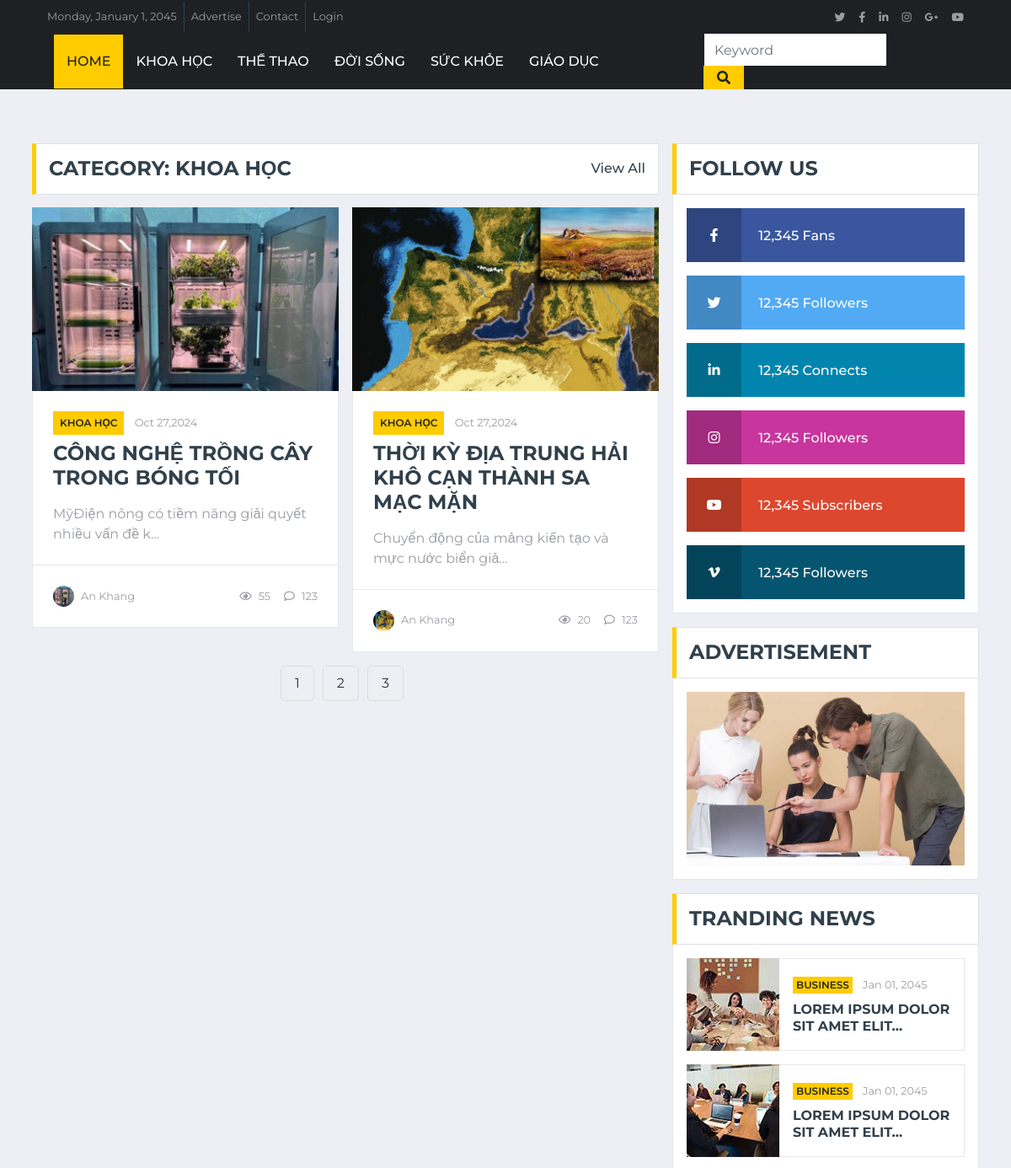
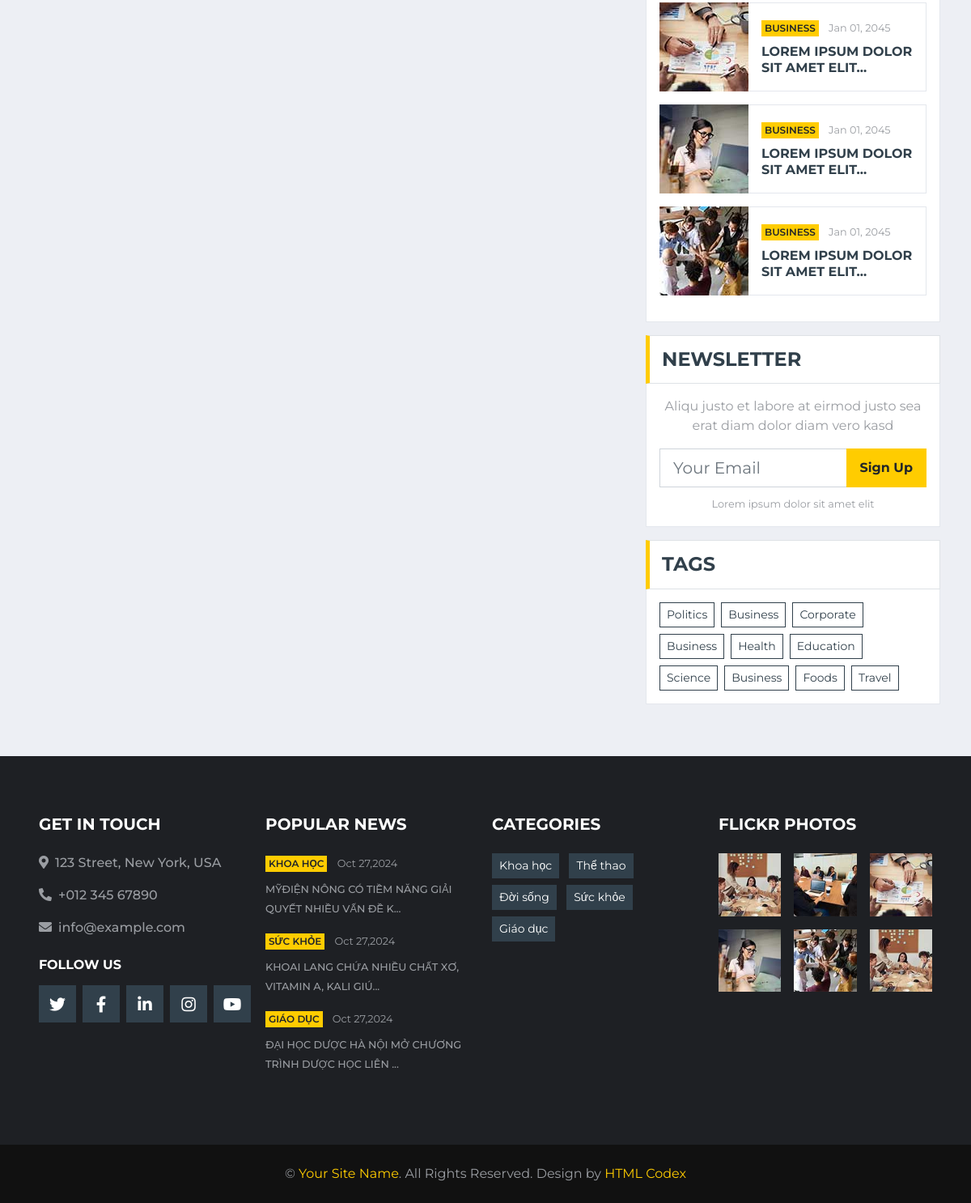
/archive.php?cate-id=1&page=2, run on the app's committed database (2 pictures, top to bottom).
### tables this page shows
CREATE TABLE `categories` (
  `id` int(11) NOT NULL,
  `name` varchar(225) NOT NULL,
  `slug` varchar(225) NOT NULL,
  `parent` int(11) NOT NULL DEFAULT 0
);

CREATE TABLE `items` (
  `id` int(11) NOT NULL,
  `title` varchar(225) NOT NULL,
  `excerpt` varchar(225) NOT NULL,
  `content` text NOT NULL,
  `image` varchar(225) NOT NULL,
  `category` int(11) NOT NULL,
  `featured` int(11) NOT NULL DEFAULT 0,
  `views` int(11) NOT NULL,
  `created_at` timestamp NOT NULL DEFAULT current_timestamp(),
  `updated_at` timestamp NOT NULL DEFAULT current_timestamp(),
  `author` int(11) NOT NULL
);

CREATE TABLE `users` (
  `id` int(11) NOT NULL,
  `name` varchar(225) NOT NULL
);

### models/db.php (called while the page is built)
<?php
class Db
{
    public static $connection;
    public function __construct()
    {
        if (!self::$connection) {
            self::$connection = new mysqli(DB_HOST, DB_USER, DB_PASSWORD, DB_NAME, PORT);
            self::$connection->set_charset(DB_CHARSET);
        }
        return self::$connection;
    }
}

### models/category.php (called while the page is built, shortened)
<?php
 class Category extends Db {
    public function getAllCate(){
        $sql = self::$connection->prepare("SELECT * FROM `categories`");
        $sql -> execute();
        $item = $sql->get_result()->fetch_all(MYSQLI_ASSOC);
        return $item;
    }
    public function getCateNameByID($cate_id){
        $sql = self::$connection->prepare("SELECT * FROM `categories` WHERE `id`=?");
        $sql->bind_param("i",$cate_id);
        $sql -> execute();
        $item = $sql->get_result()->fetch_all(MYSQLI_ASSOC);
        return $item;
    }
 }

### models/user.php (called while the page is built, shortened)
<?php
class User extends Db
{
    public function getUserNameByID($user_id)
    {
        $sql = self::$connection->prepare("SELECT * FROM `users` WHERE `id`=?");
        $sql->bind_param("i", $user_id);
        $sql->execute();
        $item = $sql->get_result()->fetch_all(MYSQLI_ASSOC);
        return $item;
    }
}

### archive.php (the view)
<?php
include "header.php";
if (isset($_GET['cate-id'])):
    $cate_id = $_GET['cate-id'];
    $count = 2;
    $page = isset($_GET['page']) ? $_GET['page'] : 1;
    $total = count($Item->getAllItemsByCate($cate_id));
    $url = $_SERVER['PHP_SELF'] . "?cate-id=" . $cate_id;
?>
    <div class="container-fluid mt-5 pt-3">
        <div class="container">
            <div class="row">
                <div class="col-lg-8">
                    <div class="row">
                        <div class="col-12">
                            <div class="section-title">
                                <h4 class="m-0 text-uppercase font-weight-bold">Category: <?php echo $Categogy->getCateNameById($cate_id)[0]['name']; ?></h4>
                                <a class="text-secondary font-weight-medium text-decoration-none" href="">View All</a>
                            </div>
                        </div>
                        <?php
                        $getItemsByCate = $Item->getItemsByCate($cate_id, $page, $count);
                        foreach ($getItemsByCate as $value):
                            $cateName = $Categogy->getCateNameByID($value['category'])[0]['name'];
                            $userName = $User->getUserNameByID($value['author'])[0]['name'];
                            $createdAt = $value['created_at'];
                            $formattedDate = date('M d,Y', strtotime($createdAt));
                        ?>
                            <div class="col-lg-6">
                                <div class="position-relative mb-3">
                                    <img class="img-fluid w-100" src="img/<?php echo $value['image'] ?>" style="object-fit: cover;">
                                    <div class="bg-white border border-top-0 p-4">
                                        <div class="mb-2">
                                            <a class="badge badge-primary text-uppercase font-weight-semi-bold p-2 mr-2"
                                                href=""><?php echo $cateName ?></a>
                                            <a class="text-body" href=""><small><?php echo $formattedDate ?></small></a>
                                        </div>
                                        <a class="h4 d-block mb-3 text-secondary text-uppercase font-weight-bold" href=""><?php echo $value['title'] ?></a>
                                        <p class="m-0"><?php echo $value['excerpt'] ?></p>
                                    </div>
                                    <div class="d-flex justify-content-between bg-white border border-top-0 p-4">
                                        <div class="d-flex align-items-center">
                                            <img class="rounded-circle mr-2" src="img/<?php echo $value['image'] ?>" width="25" height="25" alt="">
                                            <small><?php echo $userName ?></small>
                                        </div>
                                        <div class="d-flex align-items-center">
                                            <small class="ml-3"><i class="far fa-eye mr-2"></i><?php echo $value['views'] ?></small>
                                            <small class="ml-3"><i class="far fa-comment mr-2"></i>123</small>
                                        </div>
                                    </div>
                                </div>
                            </div>
                        <?php endforeach; ?>
                        <div class="pagination col-12 d-flex justify-content-center">
                            <?php echo $Item->paginate($url, $total, $count) ?>
                        </div>
                    </div>
                </div>
                <div class="col-lg-4">
                    <?php include "social-sidebar.php"  ?>
                </div>
            </div>
        </div>
    </div>
<?php
endif;
include "footer.php" ?>

### header.php (shortened to what this page needs)
<?php
require "models/db.php";
require "models/category.php";
require "models/item.php";
require "models/user.php";
$Categogy = new Category;
$getAllCate = $Categogy->getAllCate();
$Item = new Item;
$getAllItem = $Item->getAllItem();
$User = new User;
?>
<!DOCTYPE html>
<html lang="en">
<head>
    <link href="https://cdnjs.cloudflare.com/ajax/libs/font-awesome/5.15.0/css/all.min.css" rel="stylesheet">
    <link href="lib/owlcarousel/assets/owl.carousel.min.css" rel="stylesheet">
    <link href="css/style.css" rel="stylesheet">
</head>
<body>
    <div class="container-fluid d-none d-lg-block">
        <div class="row align-items-center bg-dark px-lg-5">
            <div class="col-lg-9">
                <nav class="navbar navbar-expand-sm bg-dark p-0">
                    <ul class="navbar-nav ml-n2">
                        <li class="nav-item border-right border-secondary">
                            <a class="nav-link text-body small" href="#">Monday, January 1, 2045</a>
                        </li>
                        <li class="nav-item border-right border-secondary">
                            <a class="nav-link text-body small" href="#">Advertise</a>
                        </li>
                        <li class="nav-item border-right border-secondary">
                            <a class="nav-link text-body small" href="#">Contact</a>
                        </li>
                        <li class="nav-item">
                            <a class="nav-link text-body small" href="#">Login</a>
                        </li>
                    </ul>
                </nav>
            </div>
            <div class="col-lg-3 text-right d-none d-md-block">
                <nav class="navbar navbar-expand-sm bg-dark p-0">
                    <ul class="navbar-nav ml-auto mr-n2">
                        <li class="nav-item">
                            <a class="nav-link text-body" href="#"><small class="fab fa-twitter"></small></a>
                        </li>
                        <li class="nav-item">
                            <a class="nav-link text-body" href="#"><small class="fab fa-facebook-f"></small></a>
                        </li>
                        <li class="nav-item">
                            <a class="nav-link text-body" href="#"><small class="fab fa-linkedin-in"></small></a>
                        </li>
                        <li class="nav-item">
                            <a class="nav-link text-body" href="#"><small class="fab fa-instagram"></small></a>
                        </li>
                        <li class="nav-item">
                            <a class="nav-link text-body" href="#"><small class="fab fa-google-plus-g"></small></a>
                        </li>
                        <li class="nav-item">
                            <a class="nav-link text-body" href="#"><small class="fab fa-youtube"></small></a>
                        </li>
                    </ul>
                </nav>
            </div>
        </div>
    </div>
    <div class="container-fluid p-0">
        <nav class="navbar navbar-expand-lg bg-dark navbar-dark py-2 py-lg-0 px-lg-5">
            <div class="collapse navbar-collapse justify-content-between px-0 px-lg-3" id="navbarCollapse">
                <div class="navbar-nav mr-auto py-0">
                    <a href="index.php" class="nav-item nav-link active">Home</a>
                    <?php
                    foreach ($getAllCate as $key => $value):
                    ?>
                        <a href="archive.php?cate-id=<?php echo $value['id'] ?>" class="nav-item nav-link"><?php echo $value['name'] ?></a>
                    <?php endforeach; ?>
                </div>
                <div class="input-group ml-auto d-none d-lg-flex" style="width: 100%; max-width: 300px;">
                    <form action="result.php" method="get" class="w=100">
                        <input type=" text" name="keyword" class="form-control border-0" placeholder="Keyword">
                        <div class="input-group-append">
                            <button type="submit" class="input-group-text bg-primary text-dark border-0 px-3"><i
                                    class="fa fa-search"></i></button>
                        </div>
                    </form>
                </div>
            </div>
        </nav>
    </div>

### footer.php (shortened to what this page needs)
<div class="container-fluid bg-dark pt-5 px-sm-3 px-md-5 mt-5">
    <div class="row py-4">
        <div class="col-lg-3 col-md-6 mb-5">
            <h5 class="mb-4 text-white text-uppercase font-weight-bold">Get In Touch</h5>
            <p class="font-weight-medium"><i class="fa fa-map-marker-alt mr-2"></i>123 Street, New York, USA</p>
            <p class="font-weight-medium"><i class="fa fa-phone-alt mr-2"></i>+012 345 67890</p>
            <p class="font-weight-medium"><i class="fa fa-envelope mr-2"></i>info@example.com</p>
            <h6 class="mt-4 mb-3 text-white text-uppercase font-weight-bold">Follow Us</h6>
            <div class="d-flex justify-content-start">
                <a class="btn btn-lg btn-secondary btn-lg-square mr-2" href="#"><i class="fab fa-twitter"></i></a>
                <a class="btn btn-lg btn-secondary btn-lg-square mr-2" href="#"><i class="fab fa-facebook-f"></i></a>
                <a class="btn btn-lg btn-secondary btn-lg-square mr-2" href="#"><i class="fab fa-linkedin-in"></i></a>
                <a class="btn btn-lg btn-secondary btn-lg-square mr-2" href="#"><i class="fab fa-instagram"></i></a>
                <a class="btn btn-lg btn-secondary btn-lg-square" href="#"><i class="fab fa-youtube"></i></a>
            </div>
        </div>
        <div class="col-lg-3 col-md-6 mb-5">
            <h5 class="mb-4 text-white text-uppercase font-weight-bold">Popular News</h5>
            <?php
            $popularNews = $Item->popularNews(0, 3);
            foreach ($popularNews as $key => $value):
                $cateName = $Categogy->getCateNameByID($value['category'])[0]['name'];
                $createdAt = $value['created_at'];
                $formattedDate = date('M d,Y', strtotime($createdAt));
            ?>
                <div class="mb-3">
                    <div class="mb-2">
                        <a class="badge badge-primary text-uppercase font-weight-semi-bold p-1 mr-2" href=""><?php echo $cateName ?></a>
                        <a class="text-body" href=""><small><?php echo $formattedDate ?></small></a>
                    </div>
                    <a class="small text-body text-uppercase font-weight-medium" href=""><?php echo $value['excerpt'] ?></a>
                </div>
            <?php endforeach ?>
        </div>
        <div class="col-lg-3 col-md-6 mb-5">
            <h5 class="mb-4 text-white text-uppercase font-weight-bold">Categories</h5>
            <div class="m-n1">
                <?php
                foreach ($getAllCate as $key => $value):
                ?>
                    <a href="" class="btn btn-sm btn-secondary m-1"><?php echo $value['name'] ?></a>
                <?php endforeach ?>
            </div>
        </div>
        <div class="col-lg-3 col-md-6 mb-5">
            <h5 class="mb-4 text-white text-uppercase font-weight-bold">Flickr Photos</h5>
            <div class="row">
                <div class="col-4 mb-3">
                    <a href=""><img class="w-100" src="img/news-110x110-1.jpg" alt=""></a>
                </div>
                <div class="col-4 mb-3">
                    <a href=""><img class="w-100" src="img/news-110x110-2.jpg" alt=""></a>
                </div>
                <div class="col-4 mb-3">
                    <a href=""><img class="w-100" src="img/news-110x110-3.jpg" alt=""></a>
                </div>
                <div class="col-4 mb-3">
                    <a href=""><img class="w-100" src="img/news-110x110-4.jpg" alt=""></a>
                </div>
                <div class="col-4 mb-3">
                    <a href=""><img class="w-100" src="img/news-110x110-5.jpg" alt=""></a>
                </div>
                <div class="col-4 mb-3">
                    <a href=""><img class="w-100" src="img/news-110x110-1.jpg" alt=""></a>
                </div>
            </div>
        </div>
    </div>
</div>
<div class="container-fluid py-4 px-sm-3 px-md-5" style="background: #111111;">
    <p class="m-0 text-center">&copy; <a href="#">Your Site Name</a>. All Rights Reserved.
        Design by <a href="https://htmlcodex.com">HTML Codex</a>
    </p>
</div>
</body>
</html>

### data on the page
categories: name "KHOA HỌC", name "Khoa học"
categories: name "THỂ THAO", name "Thể thao"
categories: name "ĐỜI SỐNG", name "Đời sống"
categories: name "SỨC KHỎE", name "Sức khỏe"
categories: name "GIÁO DỤC", name "Giáo dục"
items: image (picture), category.name "KHOA HỌC", created_at "Oct 27,2024", title "CÔNG NGHỆ TRỒNG CÂY TRONG BÓNG TỐI", excerpt "MỹĐiện nông có tiềm năng giải quyết nhiều vấn đề k...", author.name "An Khang", views "55", excerpt "MỸĐIỆN NÔNG CÓ TIỀM NĂNG GIẢI QUYẾT NHIỀU VẤN ĐỀ K..."
items: image (picture), category.name "KHOA HỌC", created_at "Oct 27,2024", title "THỜI KỲ ĐỊA TRUNG HẢI KHÔ CẠN THÀNH SA MẠC MẶN", excerpt "Chuyển động của mảng kiến tạo và mực nước biển giả...", author.name "An Khang", views "20"
items: category.name "SỨC KHỎE", created_at "Oct 27,2024", excerpt "KHOAI LANG CHỨA NHIỀU CHẤT XƠ, VITAMIN A, KALI GIÚ..."
items: category.name "GIÁO DỤC", created_at "Oct 27,2024", excerpt "ĐẠI HỌC DƯỢC HÀ NỘI MỞ CHƯƠNG TRÌNH DƯỢC HỌC LIÊN ..."
